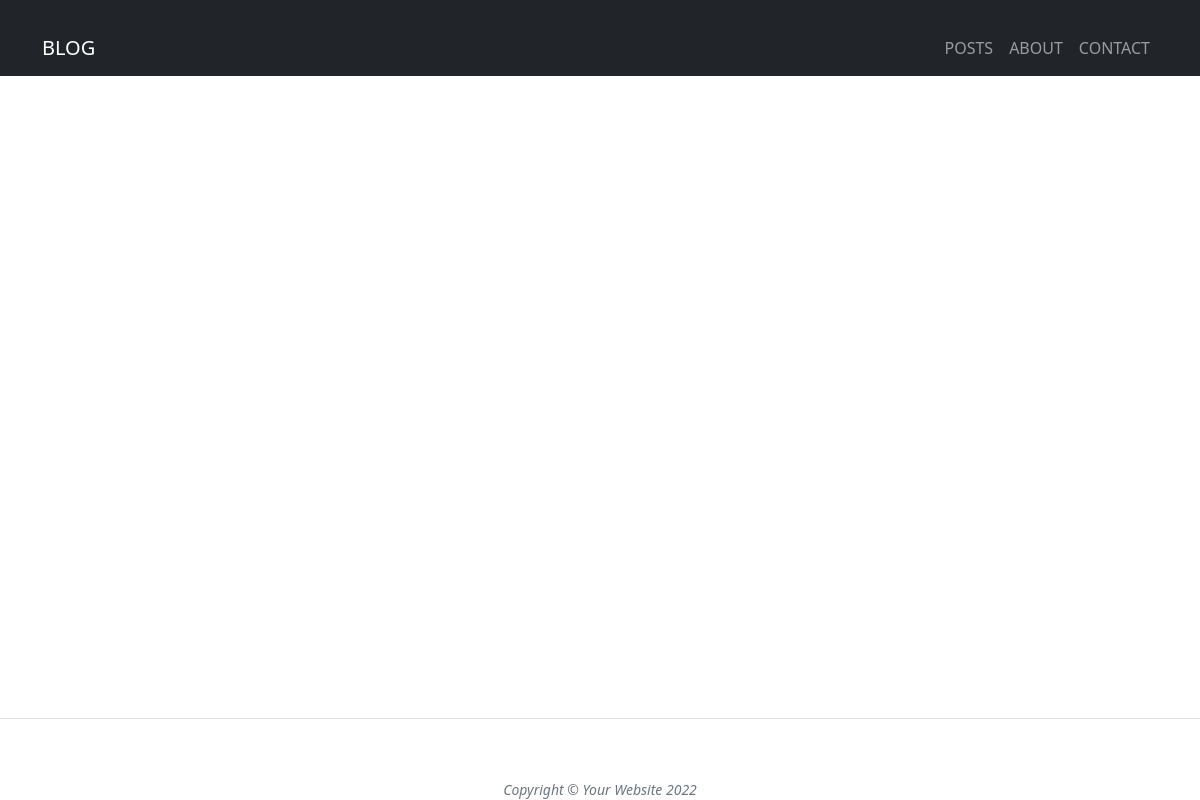
Page /post/ on the earlier database version.
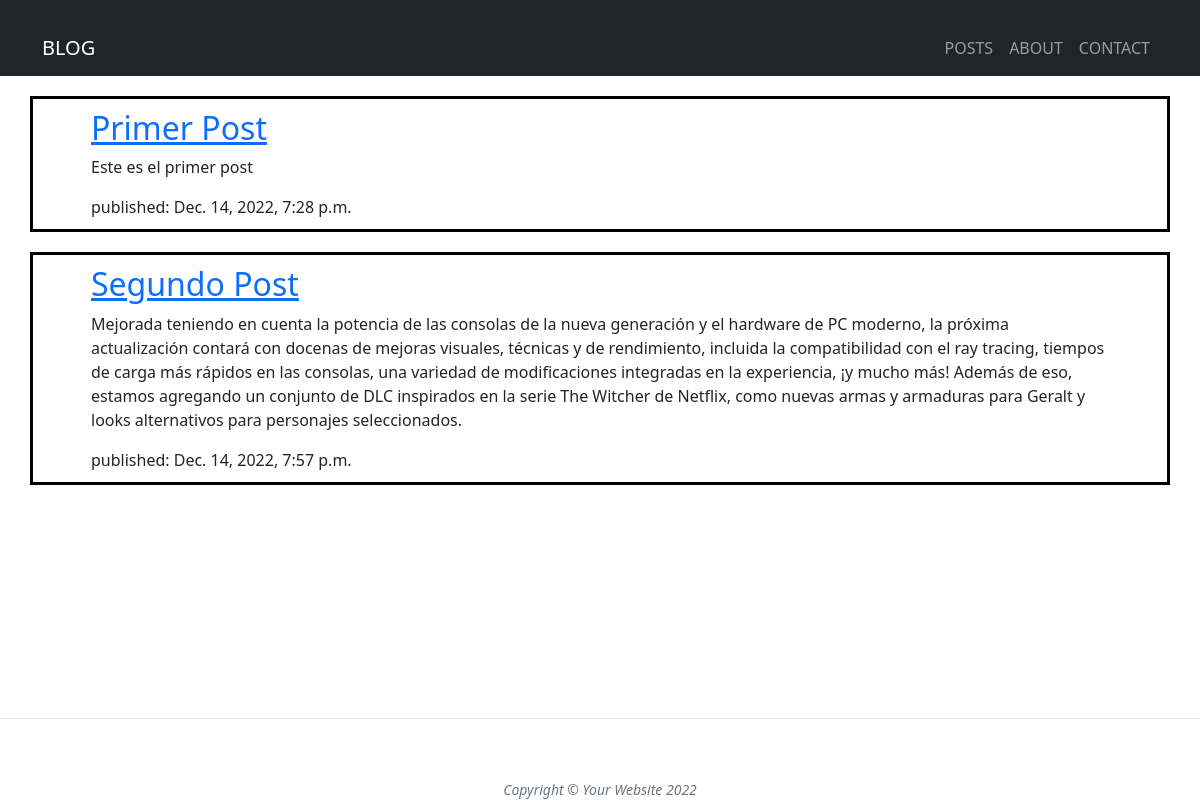
Same page on the later database version.
### blog/models.py (models this page shows, shortened)
class Post(models.Model):
    author = models.ForeignKey(settings.AUTH_USER_MODEL, on_delete=models.CASCADE)
    title = models.CharField(max_length=200)
    text = models.TextField()
    created_date = models.DateTimeField(default=timezone.now)
    published_date = models.DateTimeField(blank=True, null=True)

### blog/views.py (the view)
# urls.py: path('post/',views.post_list,name='post_list'),
def post_list(request):
    posts = Post.objects.filter(published_date__lte=timezone.now()).order_by('published_date')
    return render(request, 'blog/post_list.html', {'posts': posts})

### blog/templates/blog/post_list.html (shortened to what this page needs)
{% extends 'blog/base.html' %}
{% block content %}
{% for post in posts %}
<div class="container px-4 px-lg-5 post-list">
    <article>
        <h2><a href="">{{ post.title }}</a></h2>
        <p>{{ post.text|linebreaksbr }}</p>
        <time>published: {{ post.published_date }}</time>
    </article>
</div>
{% endfor %}
{% endblock %}

### blog/templates/blog/base.html (shortened to what this page needs)
{% load static %}
<!DOCTYPE html>
<link rel="stylesheet" href="https://cdn.jsdelivr.net/npm/bootstrap@5.2.2/dist/css/bootstrap.min.css">
<html lang="en">
<head>
</head>
<body>
    <head>
        <nav class="navbar navbar-expand-lg navbar-dark bg-dark">
            <div class="container">
                <a class="navbar-brand" href="/">BLOG</a>
                <div class="collapse navbar-collapse" id="navbarSupportedContent">
                    <ul class="navbar-nav ms-auto mb-2 mb-lg-0">
                        <li class="nav-item"><a class="nav-link" href="/post">POSTS</a></li>
                        <li class="nav-item"><a class="nav-link" href="/about">ABOUT</a></li>
                        <li class="nav-item"><a class="nav-link" href="/contact">CONTACT</a></li>
                    </ul>
                </div>
            </div>
        </nav>
    </head>
    <main>
    {% block content %}
    {% endblock %}
    </main>
    <footer class="border-top">
        <div class="container px-4 px-lg-5">
            <div class="row gx-4 gx-lg-5 justify-content-center">
                <div class="col-md-10 col-lg-8 col-xl-7">
                    <ul class="list-inline text-center">
                    </ul>
                    <div class="small text-center text-muted fst-italic">Copyright &copy; Your Website 2022</div>
                </div>
            </div>
        </div>
    </footer>
</body>
</html>

### blog/templates/blog/base.html (style rules this page uses)
body { background-image: url(https://img.freepik.com/vector-gratis/patron-costuras_1159-5086.jpg?w=1380&t=st=1671044409~exp=1671045009~hmac=7a0fd5d354507539a1471c5924a5292301bd38786fc0a3e3884c4f5d7e5419b0); }
footer { background-color: white; position: relative; bottom: 0; width: 100%; }

### blog/templates/blog/post_list.html (style rules this page uses)
footer { position: absolute; }
.post-list { background-color: white; border: 3px solid black; }
article { margin: 10px; }
.container { margin-top: 20px; }

Differences in the rows shown:
added Post: title "Primer Post", text "Este es el primer post", published_date "Dec. 14, 2022, 7:28 p.m."
added Post: title "Segundo Post", text "Mejorada teniendo en cuenta la potencia de las consolas de la nueva generación y el hardware de PC moderno, la próxima actualización contará con docenas de mejoras visuales, técnicas y de rendimiento, incluida la compatibilidad con el ray tracing, tiempos de carga más rápidos en las consolas, una variedad de modificaciones integradas en la experiencia, ¡y mucho más! Además de eso, estamos agregando un conjunto de DLC inspirados en la serie The Witcher de Netflix, como nuevas armas y armaduras para Geralt y looks alternativos para personajes seleccionados.", published_date "Dec. 14, 2022, 7:57 p.m."
